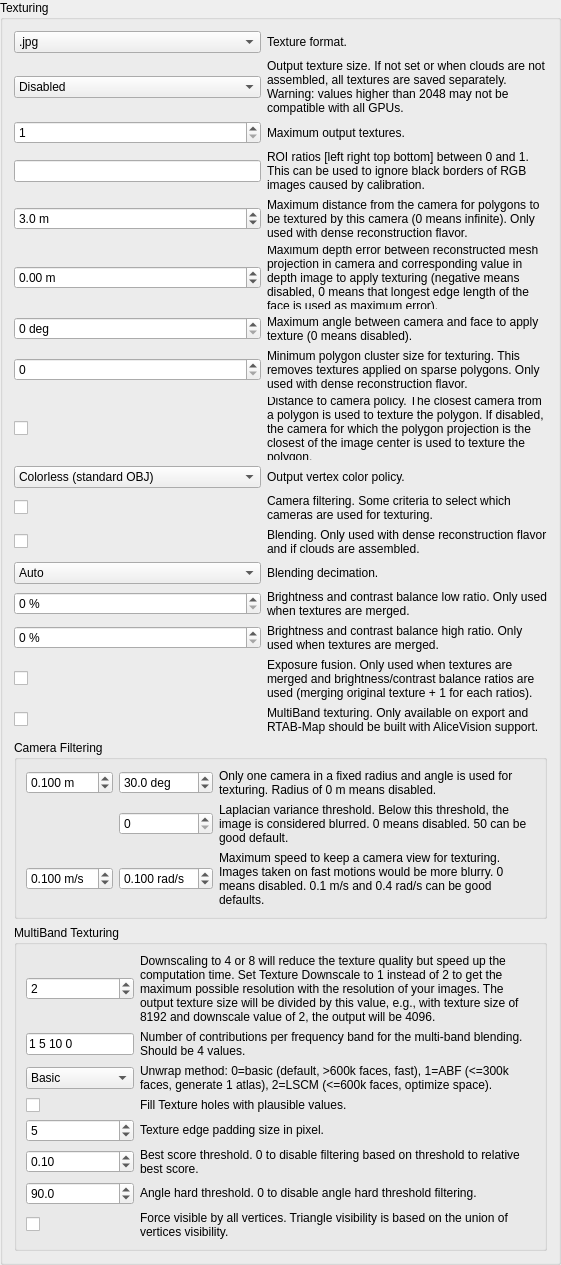
           <widget class="QGroupBox" name="groupBox_textureMapping">
            <property name="title">
             <string>Texturing</string>
            </property>
            <property name="checkable">
             <bool>false</bool>
            </property>
            <property name="checked">
             <bool>false</bool>
            </property>
            <layout class="QVBoxLayout" name="verticalLayout_16">
             <item>
              <layout class="QGridLayout" name="gridLayout_15" columnstretch="0,1">
               <item row="11" column="0">
                <widget class="QCheckBox" name="checkBox_blending">
                 <property name="text">
                  <string/>
                 </property>
                </widget>
               </item>
               <item row="10" column="1">
                <widget class="QLabel" name="label_meshingTextureSize_3">
                 <property name="text">
                  <string>Camera filtering. Some criteria to select which cameras are used for texturing.</string>
                 </property>
                 <property name="wordWrap">
                  <bool>true</bool>
                 </property>
                </widget>
               </item>
               <item row="4" column="0">
                <widget class="QDoubleSpinBox" name="doubleSpinBox_meshingTextureMaxDistance">
                 <property name="suffix">
                  <string> m</string>
                 </property>
                 <property name="decimals">
                  <number>1</number>
                 </property>
                 <property name="minimum">
                  <double>0.000000000000000</double>
                 </property>
                 <property name="maximum">
                  <double>99.000000000000000</double>
                 </property>
                 <property name="singleStep">
                  <double>1.000000000000000</double>
                 </property>
                 <property name="value">
                  <double>3.000000000000000</double>
                 </property>
                </widget>
               </item>
               <item row="0" column="1">
                <widget class="QLabel" name="label_meshingTextureFormat">
                 <property name="text">
                  <string>Texture format.</string>
                 </property>
                 <property name="wordWrap">
                  <bool>true</bool>
                 </property>
                </widget>
               </item>
               <item row="6" column="1">
                <widget class="QLabel" name="label_meshingTextureSize_10">
                 <property name="text">
                  <string>Maximum angle between camera and face to apply texture (0 means disabled).</string>
                 </property>
                 <property name="wordWrap">
                  <bool>true</bool>
                 </property>
                </widget>
               </item>
               <item row="16" column="1">
                <widget class="QLabel" name="label_exposureFusion">
                 <property name="text">
                  <string>Exposure fusion. Only used when textures are merged and brightness/contrast balance ratios are used (merging original texture + 1 for each ratios).</string>
                 </property>
                 <property name="wordWrap">
                  <bool>true</bool>
                 </property>
                </widget>
               </item>
               <item row="13" column="1">
                <widget class="QLabel" name="label_meshingTextureSize_5">
                 <property name="text">
                  <string>Brightness and contrast balance low ratio. Only used when textures are merged.</string>
                 </property>
                 <property name="wordWrap">
                  <bool>true</bool>
                 </property>
                </widget>
               </item>
               <item row="4" column="1">
                <widget class="QLabel" name="label_meshingTextureSize_2">
                 <property name="text">
                  <string>Maximum distance from the camera for polygons to be textured by this camera (0 means infinite). Only used with dense reconstruction flavor.</string>
                 </property>
                 <property name="wordWrap">
                  <bool>true</bool>
                 </property>
                </widget>
               </item>
               <item row="8" column="1">
                <widget class="QLabel" name="label_meshingTextureSize_11">
                 <property name="text">
                  <string>Distance to camera policy. The closest camera from a polygon is used to texture the polygon. If disabled, the camera for which the polygon projection is the closest of the image center is used to texture the polygon.</string>
                 </property>
                 <property name="wordWrap">
                  <bool>true</bool>
                 </property>
                </widget>
               </item>
               <item row="14" column="1">
                <widget class="QLabel" name="label_meshingTextureSize_6">
                 <property name="text">
                  <string>Brightness and contrast balance high ratio. Only used when textures are merged.</string>
                 </property>
                 <property name="wordWrap">
                  <bool>true</bool>
                 </property>
                </widget>
               </item>
               <item row="2" column="0">
                <widget class="QSpinBox" name="spinBox_mesh_maxTextures">
                 <property name="minimum">
                  <number>1</number>
                 </property>
                 <property name="maximum">
                  <number>20</number>
                 </property>
                </widget>
               </item>
               <item row="12" column="0">
                <widget class="QComboBox" name="comboBox_blendingDecimation">
                 <item>
                  <property name="text">
                   <string>Auto</string>
                  </property>
                 </item>
                 <item>
                  <property name="text">
                   <string>1</string>
                  </property>
                 </item>
                 <item>
                  <property name="text">
                   <string>2</string>
                  </property>
                 </item>
                 <item>
                  <property name="text">
                   <string>4</string>
                  </property>
                 </item>
                 <item>
                  <property name="text">
                   <string>8</string>
                  </property>
                 </item>
                 <item>
                  <property name="text">
                   <string>16</string>
                  </property>
                 </item>
                 <item>
                  <property name="text">
                   <string>32</string>
                  </property>
                 </item>
                 <item>
                  <property name="text">
                   <string>64</string>
                  </property>
                 </item>
                </widget>
               </item>
               <item row="7" column="1">
                <widget class="QLabel" name="label_meshingTextureSize_4">
                 <property name="text">
                  <string>Minimum polygon cluster size for texturing. This removes textures applied on sparse polygons. Only used with dense reconstruction flavor.</string>
                 </property>
                 <property name="wordWrap">
                  <bool>true</bool>
                 </property>
                </widget>
               </item>
               <item row="14" column="0">
                <widget class="QSpinBox" name="spinBox_textureBrightnessContrastRatioHigh">
                 <property name="suffix">
                  <string> %</string>
                 </property>
                 <property name="minimum">
                  <number>0</number>
                 </property>
                 <property name="maximum">
                  <number>49</number>
                 </property>
                </widget>
               </item>
               <item row="11" column="1">
                <widget class="QLabel" name="label_exposureFusion_2">
                 <property name="text">
                  <string>Blending. Only used with dense reconstruction flavor and if clouds are assembled.</string>
                 </property>
                 <property name="wordWrap">
                  <bool>true</bool>
                 </property>
                </widget>
               </item>
               <item row="17" column="1">
                <widget class="QLabel" name="label_multiband">
                 <property name="text">
                  <string>MultiBand texturing. Only available on export and RTAB-Map should be built with AliceVision support.</string>
                 </property>
                 <property name="wordWrap">
                  <bool>true</bool>
                 </property>
                </widget>
               </item>
               <item row="6" column="0">
                <widget class="QDoubleSpinBox" name="doubleSpinBox_meshingTextureMaxAngle">
                 <property name="suffix">
                  <string> deg</string>
                 </property>
                 <property name="decimals">
                  <number>0</number>
                 </property>
                 <property name="minimum">
                  <double>0.000000000000000</double>
                 </property>
                 <property name="maximum">
                  <double>180.000000000000000</double>
                 </property>
                 <property name="singleStep">
                  <double>1.000000000000000</double>
                 </property>
                 <property name="value">
                  <double>0.000000000000000</double>
                 </property>
                </widget>
               </item>
               <item row="5" column="0">
                <widget class="QDoubleSpinBox" name="doubleSpinBox_meshingTextureMaxDepthError">
                 <property name="suffix">
                  <string> m</string>
                 </property>
                 <property name="decimals">
                  <number>2</number>
                 </property>
                 <property name="minimum">
                  <double>-1.000000000000000</double>
                 </property>
                 <property name="maximum">
                  <double>99.000000000000000</double>
                 </property>
                 <property name="singleStep">
                  <double>0.050000000000000</double>
                 </property>
                 <property name="value">
                  <double>0.000000000000000</double>
                 </property>
                </widget>
               </item>
               <item row="3" column="1">
                <widget class="QLabel" name="label_meshingTextureSize_7">
                 <property name="text">
                  <string>ROI ratios [left right top bottom] between 0 and 1. This can be used to ignore black borders of RGB images caused by calibration. </string>
                 </property>
                 <property name="wordWrap">
                  <bool>true</bool>
                 </property>
                </widget>
               </item>
               <item row="17" column="0">
                <widget class="QCheckBox" name="checkBox_multiband">
                 <property name="text">
                  <string/>
                 </property>
                </widget>
               </item>
               <item row="16" column="0">
                <widget class="QCheckBox" name="checkBox_exposureFusion">
                 <property name="text">
                  <string/>
                 </property>
                </widget>
               </item>
               <item row="1" column="1">
                <widget class="QLabel" name="label_meshingTextureSize">
                 <property name="text">
                  <string>Output texture size. If not set or when clouds are not assembled, all textures are saved separately. Warning: values higher than 2048 may not be compatible with all GPUs.</string>
                 </property>
                 <property name="wordWrap">
                  <bool>true</bool>
                 </property>
                </widget>
               </item>
               <item row="0" column="0">
                <widget class="QComboBox" name="comboBox_meshingTextureFormat">
                 <item>
                  <property name="text">
                   <string>.jpg</string>
                  </property>
                 </item>
                 <item>
                  <property name="text">
                   <string>.png</string>
                  </property>
                 </item>
                </widget>
               </item>
               <item row="7" column="0">
                <widget class="QSpinBox" name="spinBox_mesh_minTextureClusterSize">
                 <property name="minimum">
                  <number>0</number>
                 </property>
                 <property name="maximum">
                  <number>99999</number>
                 </property>
                </widget>
               </item>
               <item row="1" column="0">
                <widget class="QComboBox" name="comboBox_meshingTextureSize">
                 <item>
                  <property name="text">
                   <string>Disabled</string>
                  </property>
                 </item>
                 <item>
                  <property name="text">
                   <string>256x256</string>
                  </property>
                 </item>
                 <item>
                  <property name="text">
                   <string>512x512</string>
                  </property>
                 </item>
                 <item>
                  <property name="text">
                   <string>1024x1024</string>
                  </property>
                 </item>
                 <item>
                  <property name="text">
                   <string>2048x2048</string>
                  </property>
                 </item>
                 <item>
                  <property name="text">
                   <string>4096x4096</string>
                  </property>
                 </item>
                 <item>
                  <property name="text">
                   <string>8192x8192</string>
                  </property>
                 </item>
                 <item>
                  <property name="text">
                   <string>16384x16384</string>
                  </property>
                 </item>
                 <item>
                  <property name="text">
                   <string>32768x32768</string>
                  </property>
                 </item>
                </widget>
               </item>
               <item row="8" column="0">
                <widget class="QCheckBox" name="checkBox_distanceToCamPolicy">
                 <property name="text">
                  <string/>
                 </property>
                </widget>
               </item>
               <item row="2" column="1">
                <widget class="QLabel" name="label_meshingTextureSize_8">
                 <property name="text">
                  <string>Maximum output textures.</string>
                 </property>
                 <property name="wordWrap">
                  <bool>true</bool>
                 </property>
                </widget>
               </item>
               <item row="3" column="0">
                <widget class="QLineEdit" name="lineEdit_meshingTextureRoiRatios"/>
               </item>
               <item row="12" column="1">
                <widget class="QLabel" name="label_exposureFusion_3">
                 <property name="text">
                  <string>Blending decimation. </string>
                 </property>
                 <property name="wordWrap">
                  <bool>true</bool>
                 </property>
                </widget>
               </item>
               <item row="5" column="1">
                <widget class="QLabel" name="label_meshingTextureSize_9">
                 <property name="text">
                  <string>Maximum depth error between reconstructed mesh projection in camera and corresponding value in depth image to apply texturing (negative means disabled, 0 means that longest edge length of the face is used as maximum error).</string>
                 </property>
                 <property name="wordWrap">
                  <bool>true</bool>
                 </property>
                </widget>
               </item>
               <item row="13" column="0">
                <widget class="QSpinBox" name="spinBox_textureBrightnessContrastRatioLow">
                 <property name="suffix">
                  <string> %</string>
                 </property>
                 <property name="minimum">
                  <number>0</number>
                 </property>
                 <property name="maximum">
                  <number>49</number>
                 </property>
                </widget>
               </item>
               <item row="10" column="0">
                <widget class="QCheckBox" name="checkBox_cameraFilter">
                 <property name="text">
                  <string/>
                 </property>
                </widget>
               </item>
               <item row="9" column="1">
                <widget class="QLabel" name="label_texturingVertexColorPolicy">
                 <property name="text">
                  <string>Output vertex color policy.</string>
                 </property>
                 <property name="wordWrap">
                  <bool>true</bool>
                 </property>
                </widget>
               </item>
               <item row="9" column="0">
                <widget class="QComboBox" name="comboBox_texturingColorPolicy">
                 <item>
                  <property name="text">
                   <string>Colorless (standard OBJ)</string>
                  </property>
                 </item>
                 <item>
                  <property name="text">
                   <string>Keep color on textureless polygons only</string>
                  </property>
                 </item>
                 <item>
                  <property name="text">
                   <string>Keep all color</string>
                  </property>
                 </item>
                </widget>
               </item>
              </layout>
             </item>
             <item>
              <widget class="QGroupBox" name="groupBox_cameraFilter">
               <property name="title">
                <string>Camera Filtering</string>
               </property>
               <layout class="QGridLayout" name="gridLayout_16" columnstretch="0,0,1">
                <item row="0" column="0">
                 <widget class="QDoubleSpinBox" name="doubleSpinBox_cameraFilterRadius">
                  <property name="suffix">
                   <string> m</string>
                  </property>
                  <property name="decimals">
                   <number>3</number>
                  </property>
                  <property name="minimum">
                   <double>0.000000000000000</double>
                  </property>
                  <property name="value">
                   <double>0.100000000000000</double>
                  </property>
                 </widget>
                </item>
                <item row="0" column="2">
                 <widget class="QLabel" name="label_37">
                  <property name="text">
                   <string>Only one camera in a fixed radius and angle is used for texturing. Radius of 0 m means disabled.</string>
                  </property>
                  <property name="wordWrap">
                   <bool>true</bool>
                  </property>
                  <property name="textInteractionFlags">
                   <set>Qt::LinksAccessibleByMouse|Qt::TextSelectableByMouse</set>
                  </property>
                 </widget>
                </item>
                <item row="1" column="1">
                 <widget class="QDoubleSpinBox" name="doubleSpinBox_laplacianVariance">
                  <property name="suffix">
                   <string/>
                  </property>
                  <property name="decimals">
                   <number>0</number>
                  </property>
                  <property name="minimum">
                   <double>0.000000000000000</double>
                  </property>
                  <property name="maximum">
                   <double>9999.000000000000000</double>
                  </property>
                  <property name="value">
                   <double>0.000000000000000</double>
                  </property>
                 </widget>
                </item>
                <item row="0" column="1">
                 <widget class="QDoubleSpinBox" name="doubleSpinBox_cameraFilterAngle">
                  <property name="suffix">
                   <string> deg</string>
                  </property>
                  <property name="decimals">
                   <number>1</number>
                  </property>
                  <property name="maximum">
                   <double>180.000000000000000</double>
                  </property>
                  <property name="value">
                   <double>30.000000000000000</double>
                  </property>
                 </widget>
                </item>
                <item row="1" column="2">
                 <widget class="QLabel" name="label_38">
                  <property name="text">
                   <string>Laplacian variance threshold. Below this threshold, the image is considered blurred. 0 means disabled. 50 can be good default.</string>
                  </property>
                  <property name="wordWrap">
                   <bool>true</bool>
                  </property>
                  <property name="textInteractionFlags">
                   <set>Qt::LinksAccessibleByMouse|Qt::TextSelectableByMouse</set>
                  </property>
                 </widget>
                </item>
                <item row="2" column="1">
                 <widget class="QDoubleSpinBox" name="doubleSpinBox_cameraFilterVelRad">
                  <property name="suffix">
                   <string> rad/s</string>
                  </property>
                  <property name="decimals">
                   <number>3</number>
                  </property>
                  <property name="minimum">
                   <double>0.000000000000000</double>
                  </property>
                  <property name="value">
                   <double>0.100000000000000</double>
                  </property>
                 </widget>
                </item>
                <item row="2" column="0">
                 <widget class="QDoubleSpinBox" name="doubleSpinBox_cameraFilterVel">
                  <property name="suffix">
                   <string> m/s</string>
                  </property>
                  <property name="decimals">
                   <number>3</number>
                  </property>
                  <property name="minimum">
                   <double>0.000000000000000</double>
                  </property>
                  <property name="value">
                   <double>0.100000000000000</double>
                  </property>
                 </widget>
                </item>
                <item row="2" column="2">
                 <widget class="QLabel" name="label_39">
                  <property name="text">
                   <string>Maximum speed to keep a camera view for texturing. Images taken on fast motions would be more blurry. 0 means disabled. 0.1 m/s and 0.4 rad/s can be good defaults.</string>
                  </property>
                  <property name="wordWrap">
                   <bool>true</bool>
                  </property>
                  <property name="textInteractionFlags">
                   <set>Qt::LinksAccessibleByMouse|Qt::TextSelectableByMouse</set>
                  </property>
                 </widget>
                </item>
               </layout>
              </widget>
             </item>
             <item>
              <widget class="QGroupBox" name="groupBox_multiband">
               <property name="title">
                <string>MultiBand Texturing</string>
               </property>
               <layout class="QGridLayout" name="gridLayout_22" columnstretch="0,1">
                <item row="0" column="1">
                 <widget class="QLabel" name="label_49">
                  <property name="text">
                   <string>Downscaling to 4 or 8 will reduce the texture quality but speed up the computation time. Set Texture Downscale to 1 instead of 2 to get the maximum possible resolution with the resolution of your images. The output texture size will be divided by this value, e.g., with texture size of 8192 and downscale value of 2, the output will be 4096.</string>
                  </property>
                  <property name="wordWrap">
                   <bool>true</bool>
                  </property>
                  <property name="textInteractionFlags">
                   <set>Qt::LinksAccessibleByMouse|Qt::TextSelectableByMouse</set>
                  </property>
                 </widget>
                </item>
                <item row="4" column="1">
                 <widget class="QLabel" name="label_52">
                  <property name="text">
                   <string>Texture edge padding size in pixel.</string>
                  </property>
                  <property name="wordWrap">
                   <bool>true</bool>
                  </property>
                  <property name="textInteractionFlags">
                   <set>Qt::LinksAccessibleByMouse|Qt::TextSelectableByMouse</set>
                  </property>
                 </widget>
                </item>
                <item row="2" column="1">
                 <widget class="QLabel" name="label_50">
                  <property name="text">
                   <string>Unwrap method: 0=basic (default, &gt;600k faces, fast), 1=ABF (&lt;=300k faces, generate 1 atlas), 2=LSCM (&lt;=600k faces, optimize space).</string>
                  </property>
                  <property name="wordWrap">
                   <bool>true</bool>
                  </property>
                  <property name="textInteractionFlags">
                   <set>Qt::LinksAccessibleByMouse|Qt::TextSelectableByMouse</set>
                  </property>
                 </widget>
                </item>
                <item row="7" column="1">
                 <widget class="QLabel" name="label_55">
                  <property name="text">
                   <string>Force visible by all vertices. Triangle visibility is based on the union of vertices visibility.</string>
                  </property>
                  <property name="wordWrap">
                   <bool>true</bool>
                  </property>
                  <property name="textInteractionFlags">
                   <set>Qt::LinksAccessibleByMouse|Qt::TextSelectableByMouse</set>
                  </property>
                 </widget>
                </item>
                <item row="0" column="0">
                 <widget class="QSpinBox" name="spinBox_multiband_downscale">
                  <property name="maximum">
                   <number>16</number>
                  </property>
                  <property name="value">
                   <number>2</number>
                  </property>
                 </widget>
                </item>
                <item row="2" column="0">
                 <widget class="QComboBox" name="comboBox_multiband_unwrap">
                  <item>
                   <property name="text">
                    <string>Basic</string>
                   </property>
                  </item>
                  <item>
                   <property name="text">
                    <string>ABF</string>
                   </property>
                  </item>
                  <item>
                   <property name="text">
                    <string>LSCM</string>
                   </property>
                  </item>
                 </widget>
                </item>
                <item row="6" column="1">
                 <widget class="QLabel" name="label_54">
                  <property name="text">
                   <string>Angle hard threshold. 0 to disable angle hard threshold filtering.</string>
                  </property>
                  <property name="wordWrap">
                   <bool>true</bool>
                  </property>
                  <property name="textInteractionFlags">
                   <set>Qt::LinksAccessibleByMouse|Qt::TextSelectableByMouse</set>
                  </property>
                 </widget>
                </item>
                <item row="5" column="1">
                 <widget class="QLabel" name="label_53">
                  <property name="text">
                   <string>Best score threshold. 0 to disable filtering based on threshold to relative best score.</string>
                  </property>
                  <property name="wordWrap">
                   <bool>true</bool>
                  </property>
                  <property name="textInteractionFlags">
                   <set>Qt::LinksAccessibleByMouse|Qt::TextSelectableByMouse</set>
                  </property>
                 </widget>
                </item>
                <item row="7" column="0">
                 <widget class="QCheckBox" name="checkBox_multiband_forcevisible">
                  <property name="text">
                   <string/>
                  </property>
                 </widget>
                </item>
                <item row="5" column="0">
                 <widget class="QDoubleSpinBox" name="doubleSpinBox_multiband_bestscore">
                  <property name="maximum">
                   <double>1.000000000000000</double>
                  </property>
                  <property name="value">
                   <double>0.100000000000000</double>
                  </property>
                 </widget>
                </item>
                <item row="3" column="0">
                 <widget class="QCheckBox" name="checkBox_multiband_fillholes">
                  <property name="text">
                   <string/>
                  </property>
                 </widget>
                </item>
                <item row="6" column="0">
                 <widget class="QDoubleSpinBox" name="doubleSpinBox_multiband_angle">
                  <property name="decimals">
                   <number>1</number>
                  </property>
                  <property name="maximum">
                   <double>180.000000000000000</double>
                  </property>
                  <property name="value">
                   <double>90.000000000000000</double>
                  </property>
                 </widget>
                </item>
                <item row="3" column="1">
                 <widget class="QLabel" name="label_51">
                  <property name="text">
                   <string>Fill Texture holes with plausible values.</string>
                  </property>
                  <property name="wordWrap">
                   <bool>true</bool>
                  </property>
                  <property name="textInteractionFlags">
                   <set>Qt::LinksAccessibleByMouse|Qt::TextSelectableByMouse</set>
                  </property>
                 </widget>
                </item>
                <item row="4" column="0">
                 <widget class="QSpinBox" name="spinBox_multiband_padding">
                  <property name="maximum">
                   <number>100</number>
                  </property>
                  <property name="value">
                   <number>5</number>
                  </property>
                 </widget>
                </item>
                <item row="1" column="1">
                 <widget class="QLabel" name="label_56">
                  <property name="text">
                   <string>Number of contributions per frequency band for the multi-band blending. Should be 4 values.</string>
                  </property>
                  <property name="wordWrap">
                   <bool>true</bool>
                  </property>
                  <property name="textInteractionFlags">
                   <set>Qt::LinksAccessibleByMouse|Qt::TextSelectableByMouse</set>
                  </property>
                 </widget>
                </item>
                <item row="1" column="0">
                 <widget class="QLineEdit" name="lineEdit_multiband_nbcontrib">
                  <property name="text">
                   <string>1 5 10 0</string>
                  </property>
                 </widget>
                </item>
               </layout>
              </widget>
             </item>
            </layout>
           </widget>
